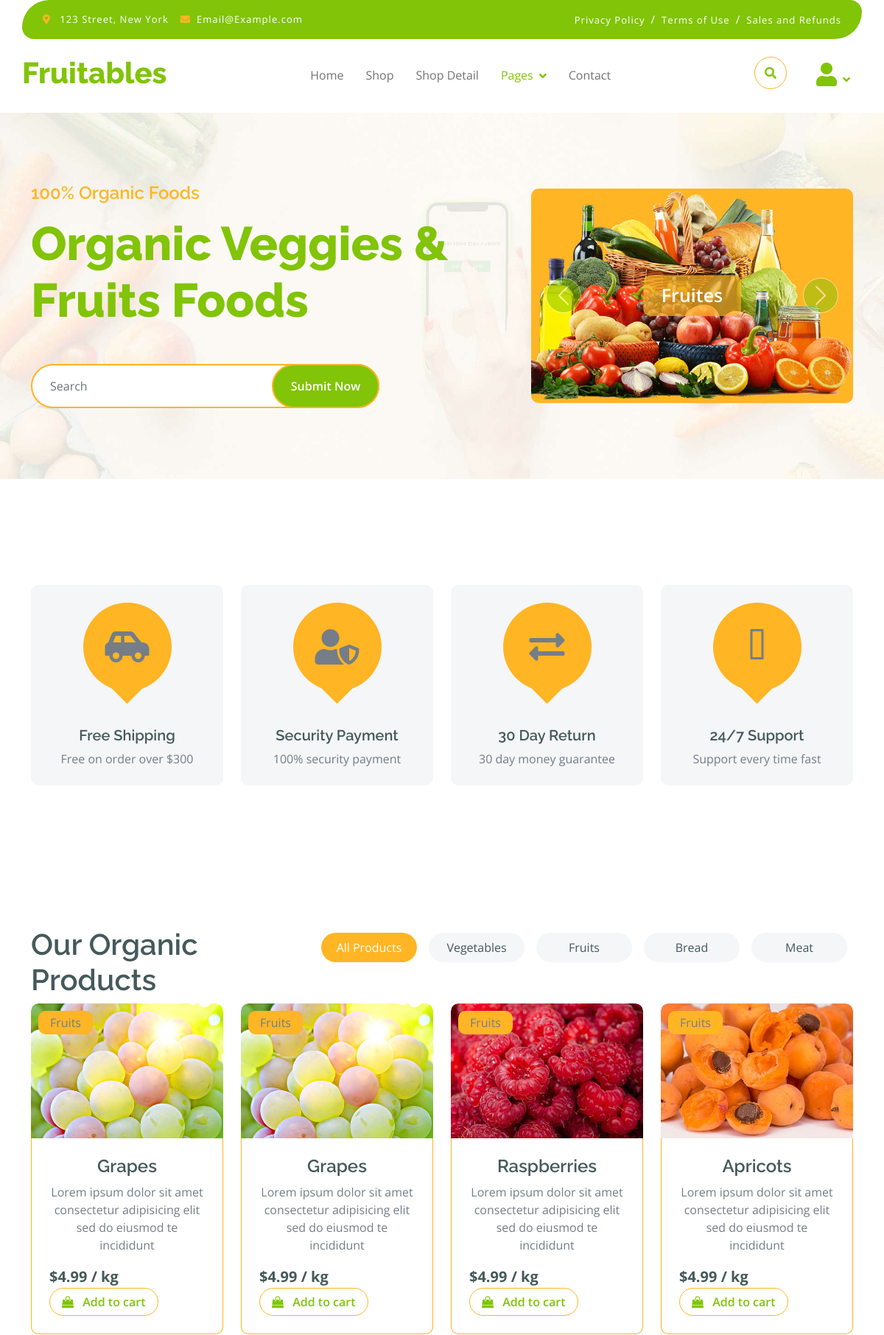
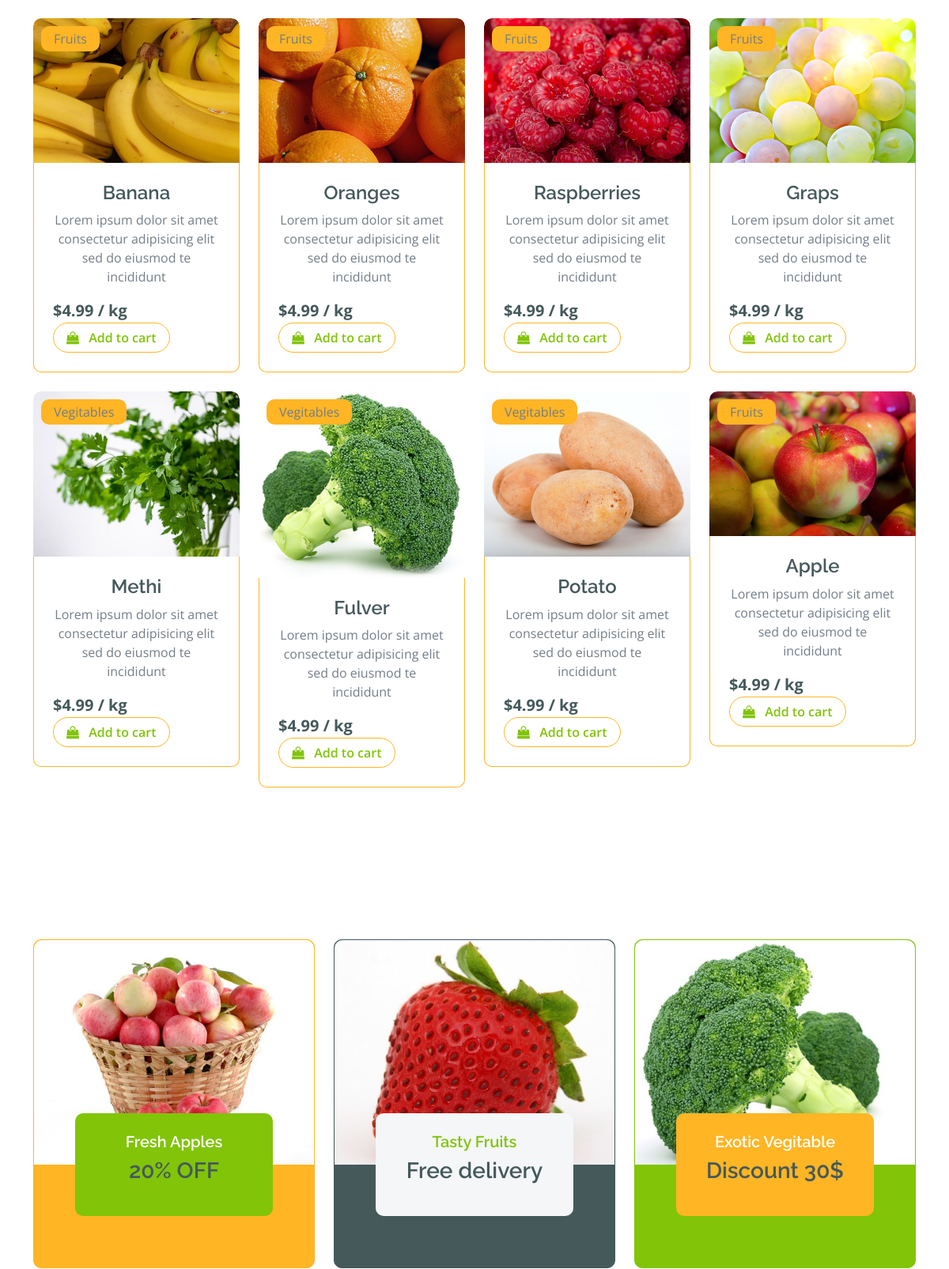
The page / (upper part) on the database its author committed (2 pictures, top to bottom).
### product/models.py (models this page shows, shortened)
class product(models.Model):
    title = models.CharField(max_length = 100)
    name = models.CharField(max_length = 50)
    description = models.TextField()
    price = models.FloatField()
    category =models.CharField(choices=CATEGORY_CHOICES, max_length=2)
    product_image = models.ImageField(upload_to= 'static/product_image')

### product/views.py (the view)
# urls.py: path('', views.index, name="index.html"),
def index(request):
    fruits = product.objects.all()
    vegitables = product.objects.filter(category="vg")
    allft = product.objects.filter(category = "ft")
    bread = product.objects.filter(category = "bd")
    meat = product.objects.filter(category = "mt")
    return render(request,"index.html", {'fruits' : fruits, 'vegitables': vegitables, 'allft': allft, 'bread':bread, 'meat':meat,})

### template/index.html (shortened to what this page needs)
{% extends 'base.html' %}
{% load static %}
{% block content %}
        <div class="container-fluid py-5 mb-5 hero-header">
            <div class="container py-5">
                <div class="row g-5 align-items-center">
                    <div class="col-md-12 col-lg-7">
                        <h4 class="mb-3 text-secondary">100% Organic Foods</h4>
                        <h1 class="mb-5 display-3 text-primary">Organic Veggies & Fruits Foods</h1>
                        <div class="position-relative mx-auto">
                            <input class="form-control border-2 border-secondary w-75 py-3 px-4 rounded-pill" type="number" placeholder="Search">
                            <button type="submit" class="btn btn-primary border-2 border-secondary py-9 px-4 position-absolute rounded-pill text-white h-100" style="top: 0; right: 25%;">Submit Now</button>
                        </div>
                    </div>
                    <div class="col-md-12 col-lg-5">
                        <div id="carouselId" class="carousel slide position-relative" data-bs-ride="carousel">
                            <div class="carousel-inner" role="listbox">
                                <div class="carousel-item active rounded">
                                    <img src="{% static 'img/hero-img-1.png' %}" class="img-fluid w-100 h-100 bg-secondary rounded" alt="First slide">
                                    <a href="#" class="btn px-4 py-2 text-white rounded">Fruites</a>
                                </div>
                            </div>
                            <button class="carousel-control-prev" type="button" data-bs-target="#carouselId" data-bs-slide="prev">
                                <span class="carousel-control-prev-icon" aria-hidden="true"></span>
                            </button>
                            <button class="carousel-control-next" type="button" data-bs-target="#carouselId" data-bs-slide="next">
                                <span class="carousel-control-next-icon" aria-hidden="true"></span>
                            </button>
                        </div>
                    </div>
                </div>
            </div>
        </div>
        <div class="container-fluid featurs py-5">
            <div class="container py-5">
                <div class="row g-4">
                    <div class="col-md-6 col-lg-3">
                        <div class="featurs-item text-center rounded bg-light p-4">
                            <div class="featurs-icon btn-square rounded-circle bg-secondary mb-5 mx-auto">
                                <i class="fas fa-car-side fa-3x text-black"></i>
                            </div>
                            <div class="featurs-content text-center">
                                <h5>Free Shipping</h5>
                                <p class="mb-0">Free on order over $300</p>
                            </div>
                        </div>
                    </div>
                    <div class="col-md-6 col-lg-3">
                        <div class="featurs-item text-center rounded bg-light p-4">
                            <div class="featurs-icon btn-square rounded-circle bg-secondary mb-5 mx-auto">
                                <i class="fas fa-user-shield fa-3x text-black"></i>
                            </div>
                            <div class="featurs-content text-center">
                                <h5>Security Payment</h5>
                                <p class="mb-0">100% security payment</p>
                            </div>
                        </div>
                    </div>
                    <div class="col-md-6 col-lg-3">
                        <div class="featurs-item text-center rounded bg-light p-4">
                            <div class="featurs-icon btn-square rounded-circle bg-secondary mb-5 mx-auto">
                                <i class="fas fa-exchange-alt fa-3x text-black"></i>
                            </div>
                            <div class="featurs-content text-center">
                                <h5>30 Day Return</h5>
                                <p class="mb-0">30 day money guarantee</p>
                            </div>
                        </div>
                    </div>
                    <div class="col-md-6 col-lg-3">
                        <div class="featurs-item text-center rounded bg-light p-4">
                            <div class="featurs-icon btn-square rounded-circle bg-secondary mb-5 mx-auto">
                                <i class="fa fa-phone-alt fa-3x text-black"></i>
                            </div>
                            <div class="featurs-content text-center">
                                <h5>24/7 Support</h5>
                                <p class="mb-0">Support every time fast</p>
                            </div>
                        </div>
                    </div>
                </div>
            </div>
        </div>
        <div class="container-fluid fruite py-5">
            <div class="container py-5">
                <div class="tab-class text-center">
                    <div class="row g-4">
                        <div class="col-lg-4 text-start">
                            <h1>Our Organic Products</h1>
                        </div>
                        <div class="col-lg-8 text-end">
                            <ul class="nav nav-pills d-inline-flex text-center mb-5">
                                <li class="nav-item">
                                    <a class="d-flex m-2 py-2 bg-light rounded-pill active" data-bs-toggle="pill" href="#tab-1">
                                        <span class="text-dark" style="width: 130px;">All Products</span>
                                    </a>
                                </li>
                                <li class="nav-item">
                                    <a class="d-flex py-2 m-2 bg-light rounded-pill" data-bs-toggle="pill" href="#tab-2">
                                        <span class="text-dark" style="width: 130px;">Vegetables</span>
                                    </a>
                                </li>
                                <li class="nav-item">
                                    <a class="d-flex m-2 py-2 bg-light rounded-pill" data-bs-toggle="pill" href="#tab-3">
                                        <span class="text-dark" style="width: 130px;">Fruits</span>
                                    </a>
                                </li>
                                <li class="nav-item">
                                    <a class="d-flex m-2 py-2 bg-light rounded-pill" data-bs-toggle="pill" href="#tab-4">
                                        <span class="text-dark" style="width: 130px;">Bread</span>
                                    </a>
                                </li>
                                <li class="nav-item">
                                    <a class="d-flex m-2 py-2 bg-light rounded-pill" data-bs-toggle="pill" href="#tab-5">
                                        <span class="text-dark" style="width: 130px;">Meat</span>
                                    </a>
                                </li>
                            </ul>
                        </div>
                    </div>
                    <div class="tab-content">
                        <div id="tab-1" class="tab-pane fade show p-0 active">
                            <div class="row g-4">
                                <div class="col-lg-12">
                                    <div class="row g-4">
                                        {% if fruits is None %}
                                        <h3>This Category Product is Not Available</h3>
                                        {% else %}
                                        {% for i in fruits %}
                                        <div class="col-md-6 col-lg-4 col-xl-3">
                                            <div class="rounded position-relative fruite-item">
                                                <div class="fruite-img">
                                                    <img src="{{i.product_image}}" class="img-fluid w-100 rounded-top" alt="">
                                                </div>
                                                <div class="text-black bg-secondary px-3 py-1 rounded position-absolute" style="top: 10px; left: 10px;">{{i.title}}</div>
                                                <div class="p-4 border border-secondary border-top-0 rounded-bottom">
                                                    <h4>{{i.name}}</h4>
                                                    <p>{{i.description}}</p>
                                                    <div class="d-flex justify-content-between flex-lg-wrap">
                                                        <p class="text-dark fs-5 fw-bold mb-0">${{i.price}} / kg</p>
                                                        <a href="#" class="btn border border-secondary rounded-pill px-3 text-primary"><i class="fa fa-shopping-bag me-2 text-primary"></i> Add to cart</a>
                                                    </div>
                                                </div>
                                            </div>
                                        </div>
                                        {% endfor %}
                                        {% endif %}
                                    </div>
                                </div>
                            </div>
                        </div>
                        </div>
                    </div>
                </div>
            </div>
        <div class="container-fluid service py-5">
            <div class="container py-5">
                <div class="row g-4 justify-content-center">
                    <div class="col-md-6 col-lg-4">
                        <a href="#">
                            <div class="service-item bg-secondary rounded border border-secondary">
                                <img src="{% static 'img/featur-1.jpg' %}" class="img-fluid rounded-top w-100" alt="">
                                <div class="px-4 rounded-bottom">
                                    <div class="service-content bg-primary text-center p-4 rounded">
                                        <h5 class="text-white">Fresh Apples</h5>
                                        <h3 class="mb-0">20% OFF</h3>
                                    </div>
                                </div>
                            </div>
                        </a>
                    </div>
                    <div class="col-md-6 col-lg-4">
                        <a href="#">
                            <div class="service-item bg-dark rounded border border-dark">
                                <img src="{% static 'img/featur-2.jpg' %}" class="img-fluid rounded-top w-100" alt="">
                                <div class="px-4 rounded-bottom">
                                    <div class="service-content bg-light text-center p-4 rounded">
                                        <h5 class="text-primary">Tasty Fruits</h5>
                                        <h3 class="mb-0">Free delivery</h3>
                                    </div>
                                </div>
                            </div>
                        </a>
                    </div>
                    <div class="col-md-6 col-lg-4">
                        <a href="#">
                            <div class="service-item bg-primary rounded border border-primary">
                                <img src="{% static 'img/featur-3.jpg' %}" class="img-fluid rounded-top w-100" alt="">
                                <div class="px-4 rounded-bottom">
                                    <div class="service-content bg-secondary text-center p-4 rounded">
                                        <h5 class="text-white">Exotic Vegitable</h5>
                                        <h3 class="mb-0">Discount 30$</h3>
                                    </div>
                                </div>
                            </div>
                        </a>
                    </div>
                </div>
            </div>
        </div>
{% endblock content %}

### rows shown on the page
product: product_image (picture), title "Fruits", name "Grapes", description "Lorem ipsum dolor sit amet consectetur adipisicing elit sed do eiusmod te incididunt", price "4.99"
product: product_image (picture), title "Fruits", name "Grapes", description "Lorem ipsum dolor sit amet consectetur adipisicing elit sed do eiusmod te incididunt", price "4.99"
product: product_image (picture), title "Fruits", name "Raspberries", description "Lorem ipsum dolor sit amet consectetur adipisicing elit sed do eiusmod te incididunt", price "4.99"
product: product_image (picture), title "Fruits", name "Apricots", description "Lorem ipsum dolor sit amet consectetur adipisicing elit sed do eiusmod te incididunt", price "4.99"
product: product_image (picture), title "Fruits", name "Banana", description "Lorem ipsum dolor sit amet consectetur adipisicing elit sed do eiusmod te incididunt", price "4.99"
product: product_image (picture), title "Fruits", name "Oranges", description "Lorem ipsum dolor sit amet consectetur adipisicing elit sed do eiusmod te incididunt", price "4.99"
product: product_image (picture), title "Fruits", name "Raspberries", description "Lorem ipsum dolor sit amet consectetur adipisicing elit sed do eiusmod te incididunt", price "4.99"
product: product_image (picture), title "Fruits", name "Graps", description "Lorem ipsum dolor sit amet consectetur adipisicing elit sed do eiusmod te incididunt", price "4.99"
product: product_image (picture), title "Vegitables", name "Methi", description "Lorem ipsum dolor sit amet consectetur adipisicing elit sed do eiusmod te incididunt", price "4.99"
product: product_image (picture), title "Vegitables", name "Fulver", description "Lorem ipsum dolor sit amet consectetur adipisicing elit sed do eiusmod te incididunt", price "4.99"
product: product_image (picture), title "Vegitables", name "Potato", description "Lorem ipsum dolor sit amet consectetur adipisicing elit sed do eiusmod te incididunt", price "4.99"
product: product_image (picture), title "Fruits", name "Apple", description "Lorem ipsum dolor sit amet consectetur adipisicing elit sed do eiusmod te incididunt", price "4.99"
